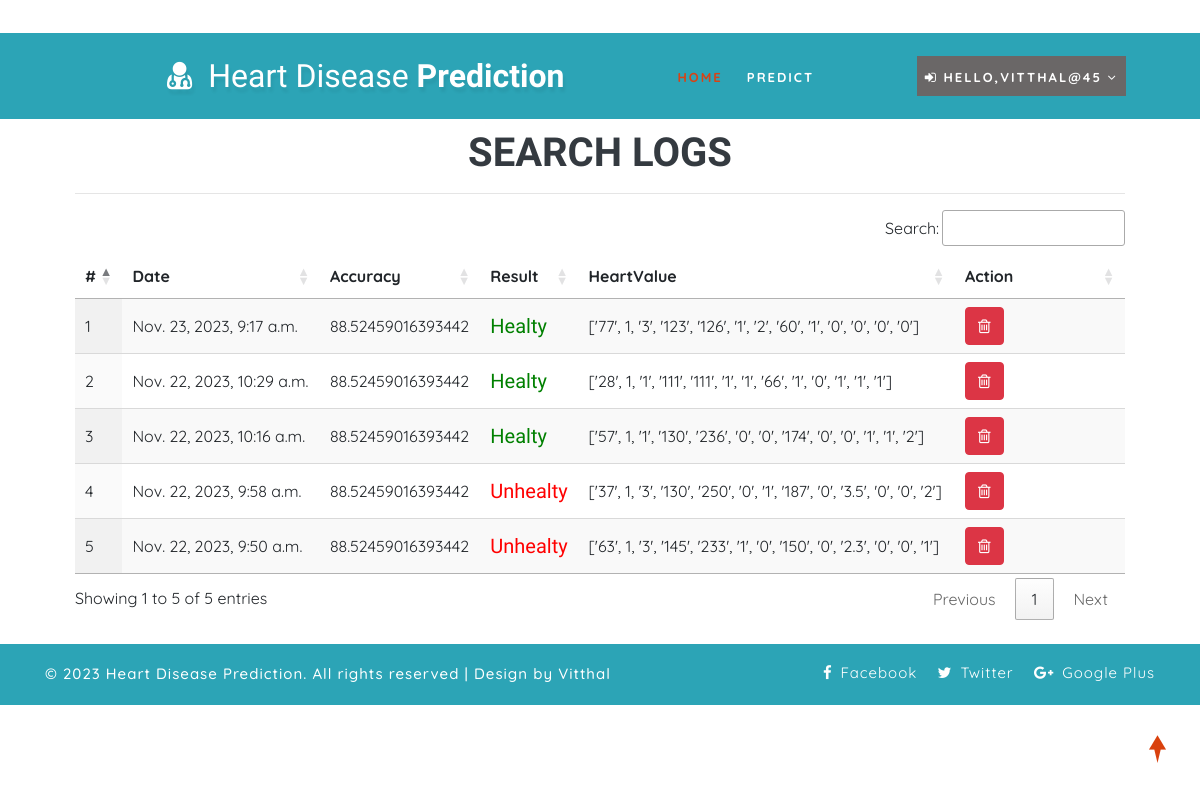
The app's page /view_search_pat (signed in) with its own data.
### health/models.py (models this page shows, shortened)
class Search_Data(models.Model):
    patient = models.ForeignKey(Patient, on_delete=models.CASCADE, null=True)
    prediction_accuracy = models.CharField(max_length=100,null=True,blank=True)
    result = models.CharField(max_length=100,null=True,blank=True)
    values_list = models.CharField(max_length=100,null=True,blank=True)
    created = models.DateTimeField(auto_now=True,null=True)

### health/views.py (the view)
# urls.py: path('view_search_pat', view_search_pat,name="view_search_pat"),
@login_required(login_url="login")
def view_search_pat(request):
    doc = None
    try:
        doc = Doctor.objects.get(user=request.user)
        data = Search_Data.objects.filter(patient__address__icontains=doc.address).order_by('-id')
    except:
        try:
            doc = Patient.objects.get(user=request.user)
            data = Search_Data.objects.filter(patient=doc).order_by('-id')
        except:
            data = Search_Data.objects.all().order_by('-id')
    return render(request,'view_search_pat.html',{'data':data})

### health/templates/view_search_pat.html
{% extends 'index.html' %}
{% load static %}
{% block body %}
<div class="container-fluid" style="width:90%;margin-top:8%">
                    <div class="container-fluid">
                        <h1 align="center" class="w3ls-title text-uppercase text-dark font-weight-bold">Search Logs</h1>
                         </div><hr>
                                <table id="example" class="display" style="width:100%">
                                  <thead>
                                    <tr>
                                      <th>#</th>
                                      {% if request.user.patient_set.all.0 %}
                                      <th>Date</th>
                                      {% else %}
                                      <th>Patient Name</th>
                                      {% endif %}
                                      <th>Accuracy</th>
                                      <th>Result</th>
                                      <th>HeartValue</th>
                                      <th>Action</th>
                                  </tr>
                              </thead>
                              <tbody>
                              {% for i in data %}
                                <tr>
                                  <td>{{forloop.counter}}</td>
                                  {% if request.user.patient_set.all.0 %}
                                    <td>{{i.created}}</td>
                                  {% else %}
                                  <td>{{i.patient.user.first_name}} {{i.patient.user.last_name}}</td>
                                  {% endif %}
                                    <td>{{i.prediction_accuracy}}</td>
                                    <td>{% if i.result == "0" %}
                                      <h5 style="color:green">Healty</h5>
                                      {% else %}
                                      <h5 style="color:red">Unhealty</h5>
                                  {% endif %}
                                  </td>
                                  <td>{{i.values_list}}</td>
                                  <td style="width:150px">
                                      <a href="/delete_searched/{{i.id}}" ><button class="btn btn-danger" onclick="return confirm('Are you sure?')"><i class="fa fa-trash-o"></i></button></a></td>
                              </tr>
                              {% endfor %}
                          </tbody>
                      </table>
                  </div>
{% endblock %}

### health/templates/index.html (shortened to what this page needs)
<!DOCTYPE html>
{% load static %}
<html lang="zxx">
<head>
	<link rel="stylesheet" href="{% static 'css/bootstrap.css' %}">
	<link href="{% static 'css/css_slider.css' %}" type="text/css" rel="stylesheet" media="all">
	<link rel="stylesheet" href="{% static 'css/style.css' %}" type="text/css" media="all" />
	<link href="{% static 'css/font-awesome.min.css' %}" rel="stylesheet">
<link rel='stylesheet' type='text/css' href="https://cdn.datatables.net/1.10.21/css/jquery.dataTables.min.css">
<link rel='stylesheet' type='text/css' href="https://cdn.datatables.net/buttons/1.6.2/css/buttons.dataTables.min.css">
</head>
<body>
	<div id="home" style="margin-bottom:2%">
		<header>
			<div class="top-bar py-3">
				<div class="container">
					<div class="row">
						<div class="col-xl-7 col-lg-6 col-md-4 top-social-agile text-md-right text-center mt-md-0 mt-2">
							<div class="row">
								<div class="col-xl-3 col-lg-4 col-6 top-w3layouts p-md-0 text-right">
								</div>
								<div class="col-xl-3 col-lg-4 col-6 header-w3layouts text-md-right text-left">
								</div>
							</div>
						</div>
					</div>
				</div>
			</div>
		</header>
		<div class="main-top" style="background:rgb(44, 164, 182)">
			<div class="container-fluid">
				<div class="header d-md-flex justify-content-between align-items-center py-3">
					<div id="logo" style="margin-left:13%">
						<h1>
							<a href="index.html">
								<span class="fa fa-user-md mr-2"></span>
								<span class="logo-sp">Heart Disease</span> Prediction
							</a>
						</h1>
					</div>
					{% if request.user.is_staff %}
					<div class="nav_w3ls" style="margin-right:4%">
						<nav>
							<label for="drop1" class="toggle">Menu</label>
							<input type="checkbox" id="drop1" />
							<ul class="menu" style="padding:15px;width:100%">
								<li class="mx-lg-4 mx-md-3 my-md-0 my-2"><a href="{% url 'admin_home' %}" >Home</a></li>
								<li>
									<label for="drop-2" class="toggle toogle-2"> <span class="fa fa-angle-down" aria-hidden="true"></span>
									</label>
									<a href="#"> Doctor <span class="fa fa-angle-down" aria-hidden="true"></span></a>
									<ul style="margin-top:2%;width:40%;margin-right:0%">
										<li style="width:100%;"><a href="/add_doctor" class="drop-text">Add Doctor</a></li>
										<li style="width:100%;"><a href="/view_doctor" class="drop-text">View Doctor</a></li>
									</ul>
								</li>
								<li class="mx-lg-4 mx-md-3 my-md-0 my-2"><a href="/view_patient">Patient</a></li>
								<li class="mx-lg-4 mx-md-3 my-md-0 my-2">
									<a href="/view_search_pat">Searched Data</a></li>
								<li><a href="/view_feedback">Feedback</a></li>
							</ul>
						</nav>
					</div>
					<div class="nav_w3ls" style="margin-right:3%">
						<nav>
							<label for="drop2" class="toggle">Menu</label>
							<input type="checkbox" id="drop2" />
							<ul class="menu">
								<li class="mx-lg-4 mx-md-3 my-md-0 my-2" style="background:red;padding:8px">
									<label for="drop-2" class="toggle toogle-2"> <span class="fa fa-angle-down" aria-hidden="true"></span>
									</label>
									<a href="#"><i class="fa fa-user"></i> {{request.user.username}} <span class="fa fa-angle-down" aria-hidden="true"></span></a>
									<ul style="margin-top:10%;width:80%;margin-right:5%">
										<li style="width:100%;"><a href="{% url 'change_password' %}" class="drop-text">Password</a></li>
										<li style="width:100%;"><a href="{% url 'logout' %}" class="drop-text">Logout</a></li>
									</ul>
								</li>
							</ul>
						</nav>
					</div>
					{% elif request.user.patient_set.all.0 %}
					<div class="nav_w3ls" style="margin-left:5%;font-weight:bold">
						<nav>
							<ul class="menu" style="padding:15px;width:100%">
								<li><a href="/profile_doctor" class="active">Home</a></li>
								<li class="mx-lg-4 mx-md-3 my-md-0 my-2"><a href="/add_heartdetail">Predict</a></li>
							</ul>
						</nav>
					</div>
					<div class="nav_w3ls" style="margin-right:3%">
						<nav>
							<ul class="menu">
								<li class="mx-lg-4 mx-md-3 my-md-0 my-2" style="background:#6a6767;padding:8px">
									<a href="#"><i class="fa fa-sign-in"></i> Hello,{{request.user.username}} <span class="fa fa-angle-down" aria-hidden="true"></span></a>
								</li>
							</ul>
						</nav>
					</div>
					{% endif %}
				</div>
			</div>
		</div>
		{% block body %}
		{% endblock %}
	</div>
	<div class="copy-w3pvt" style="background:rgb(44, 164, 182);color:white">
		<div class="container py-3">
			<div class="row">
				<div class="col-lg-7 w3ls_footer_grid1_left text-lg-left text-center">
					<p style="color:white">&copy; 2023 Heart Disease Prediction. All rights reserved | Design by Vitthal</a>
					</p>
				</div>
				<div class="col-lg-5 w3ls_footer_grid_left1_pos text-lg-right text-center mt-lg-0 mt-2">
					<ul style="color:white">
						<li>
							<a href="#" style="color:white" class="facebook">
								<span class="fa fa-facebook-f mr-2"></span>Facebook</a>
						</li>
						<li class="mx-3">
							<a href="#" style="color:white" class="twitter">
								<span class="fa fa-twitter mr-2"></span>Twitter</a>
						</li>
						<li>
							<a href="#" style="color:white" class="google">
								<span class="fa fa-google-plus mr-2"></span>Google Plus</a>
						</li>
					</ul>
				</div>
			</div>
		</div>
	</div>
	<a href="#home" style="color:white" class="move-top text-center"></a>
</body>
</html>

### health/static/css/style.css (style rules this page uses)
body { padding: 0; margin: 0; background: #FFF; font-family: 'Quicksand', sans-serif; }
body a, body button { transition: 0.5s all; -webkit-transition: 0.5s all; -moz-transition: 0.5s all; -o-transition: 0.5s all; -ms-transition: 0.5s all; text-decoration: none; }
html { scroll-behavior: smooth; }
h1, h2, h3, h4, h5, h6 { margin: 0; padding: 0; font-family: 'Mukta', sans-serif; }
p { margin: 0; padding: 0; font-size: 15px; letter-spacing: 1px; line-height: 1.9; color: #999; font-family: 'Quicksand', sans-serif; }
ul, ol { margin: 0; padding: 0; }
a.move-top { width: 34px; height: 34px; background: url(../images/move-top.png) no-repeat; display: inline-block; position: fixed; bottom: 4%; right: 2%; z-index: 0; }
#home { position: relative; }
.main-top { position: absolute; z-index: 999; width: 100%; background: rgba(0, 0, 0, 0.4); }
nav { margin: 0; padding: 0; }
#logo a { float: left; display: initial; font-weight: 700; font-size: 32px; color: #fff; text-shadow: 2px 5px 3px rgba(0, 0, 0, 0.06); padding: 0; }
span.logo-sp { font-weight: 100; }
nav:after { content: ""; display: table; clear: both; }
nav ul { float: right; padding: 0; margin: 0; list-style: none; position: relative; }
nav ul li { margin: 0px; display: inline-block; float: left; }
nav a { padding: 0; color: #fff; font-size: 13px; letter-spacing: 2px; font-weight: 700; text-transform: uppercase; display: inline-block; transition: 0.5s all; -webkit-transition: 0.5s all; -moz-transition: 0.5s all; -o-transition: 0.5s all; -ms-transition: 0.5s all; }
.menu li a.active, .menu li a:hover { color: #2196f3; transition: 0.5s all; -webkit-transition: 0.5s all; -moz-transition: 0.5s all; -o-transition: 0.5s all; -ms-transition: 0.5s all; color: #d84315; }
li>a:only-child:after { content: ''; }
.w3ls_footer_grid_left1_pos ul li, ul.list-part li { display: inline-block; }
.w3ls_footer_grid_left1_pos ul li a { color: #000; text-decoration: none; letter-spacing: 1px; font-size: 15px; }
.w3ls_footer_grid1_left p { color: #484848; font-weight: 500; }

### records on screen
Search_Data: created "Nov. 23, 2023, 9:17 a.m.", prediction_accuracy "88.52459016393442", result "Healty", values_list "['77', 1, '3', '123', '126', '1', '2', '60', '1', '0', '0', '0', '0']"
Search_Data: created "Nov. 22, 2023, 10:29 a.m.", prediction_accuracy "88.52459016393442", result "Healty", values_list "['28', 1, '1', '111', '111', '1', '1', '66', '1', '0', '1', '1', '1']"
Search_Data: created "Nov. 22, 2023, 10:16 a.m.", prediction_accuracy "88.52459016393442", result "Healty", values_list "['57', 1, '1', '130', '236', '0', '0', '174', '0', '0', '1', '1', '2']"
Search_Data: created "Nov. 22, 2023, 9:58 a.m.", prediction_accuracy "88.52459016393442", result "Unhealty", values_list "['37', 1, '3', '130', '250', '0', '1', '187', '0', '3.5', '0', '0', '2']"
Search_Data: created "Nov. 22, 2023, 9:50 a.m.", prediction_accuracy "88.52459016393442", result "Unhealty", values_list "['63', 1, '3', '145', '233', '1', '0', '150', '0', '2.3', '0', '0', '1']"

### other values on screen
{{ request.user.username }} "VITTHAL@45"
